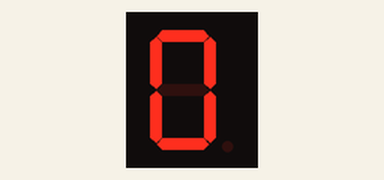
This sketch was run on a simulated Arduino Uno, built with avr-gcc and run on an emulated ATmega328P. Parts: 1-digit seven-segment display. Wiring (inferred from the names in the program): 1-digit 7-segment display, segments lit when HIGH: segments pin 3, pin 4, pin 5, pin 6, pin 7, pin 8, pin 9, pin 10. The segment pins are drawn as the display they are named for.

Above: at 0.1 s.
At 0.6 s:
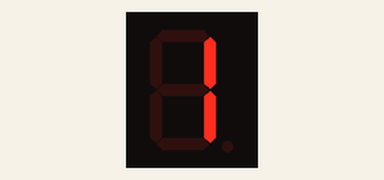
At 1.1 s:
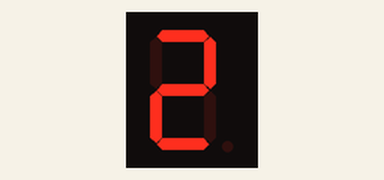
At 2.6 s:
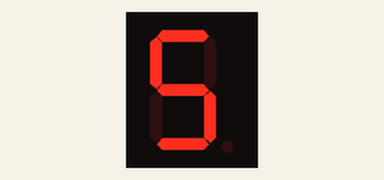
At 3.6 s:
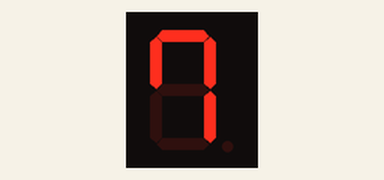
At 5.1 s:
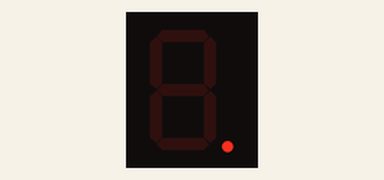

The sketch:

sketch_oct20a.ino
```cpp
int seg[8] = {3, 4, 5, 6, 7, 8, 9, 10};
int i;
int digits[11][8] = {
  {1, 1, 1, 1, 1, 1, 0, 0},  //0
  {0, 1, 1, 0, 0, 0, 0, 0},  //1
  {1, 1, 0, 1, 1, 0, 1, 0},  //2
  {1, 1, 1, 1, 0, 0, 1, 0},  //3
  {0, 1, 1, 0, 0, 1, 1, 0},  //4
  {1, 0, 1, 1, 0, 1, 1, 0},  //5
  {0, 0, 1, 1, 1, 1, 1, 0},  //6
  {1, 1, 1, 0, 0, 1, 0, 0},  //7
  {1, 1, 1, 1, 1, 1, 1, 0},  //8
  {1, 1, 1, 0, 0, 1, 1, 0},  //9
  {0, 0, 0, 0, 0, 0, 0, 1}   //.
};
void setup()
{
  for (i = 0; i < 8; i++)
  {
    pinMode(seg[i], OUTPUT);
  }
}

void loop()
{
  for (i = 0; i <= 10; i++) {
    for (int j = 0; j < 8; j++) {
      digitalWrite(seg[j], digits[i][j]);
    }
    delay(500);
  }

//
//  for (i = 0; i < 8; i++) {
//
//    digitalWrite(seg[i], HIGH);
//    delay(500);
//  }
//
//  for (int i = 7; i >= 0; i--)
//  {
//    digitalWrite(seg[i], LOW);
//    delay(500);
//  }


}
```

Measured:
- by itself, everything shown: repeats every 5.5 s, in 11 steps
- what the display in image 1 shows lasts 0.5 s, from 0.5 s to 1.0 s
